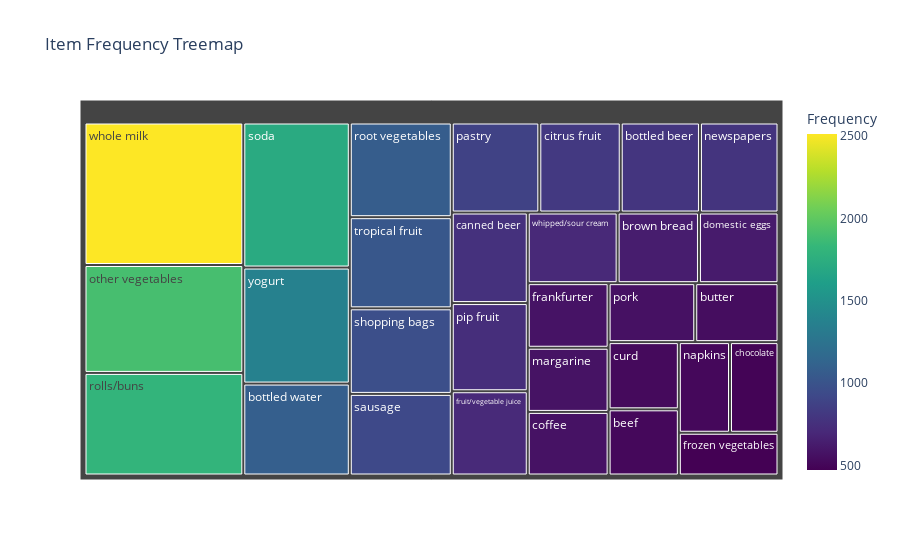

The notebook cell saved with this chart:
### Code cell
freq_df30 = freq_df.head(30)
fig = px.treemap(freq_df30, path=['Item'], values='Frequency', color='Frequency',
                 color_continuous_scale='viridis', title='Item Frequency Treemap',
                 hover_data=['Frequency']) 

fig.show()

### Figure 1 — Plotly figure (JSON) as saved in the notebook; plotly's stock layout.template omitted (floating-point values rounded to 4 significant figures)
{"data": [{"branchvalues": "total", "customdata": [[516, 516], [792, 792], [1087, 1087], [638, 638], [545, 545], [764, 764], [488, 488], [814, 814], [571, 571], [524, 524], [624, 624], [580, 580], [473, 473], [711, 711], [576, 576], [515, 515], [785, 785], [1903, 1903], [875, 875], [744, 744], [567, 567], [1809, 1809], [1072, 1072], [924, 924], [969, 969], [1715, 1715], [1032, 1032], [705, 705], [2513, 2513], [1372, 1372]], "domain": {"x": [0, 1], "y": [0, 1]}, "hovertemplate": "labels=%{label}<br>Frequency_sum=%{value}<br>parent=%{parent}<br>id=%{id}<br>Frequency=%{color}<extra></extra>", "ids": ["beef", "bottled beer", "bottled water", "brown bread", "butter", "canned beer", "chocolate", "citrus fruit", "coffee", "curd", "domestic eggs", "frankfurter", "frozen vegetables", "fruit/vegetable juice", "margarine", "napkins", "newspapers", "other vegetables", "pastry", "pip fruit", "pork", "rolls/buns", "root vegetables", "sausage", "shopping bags", "soda", "tropical fruit", "whipped/sour cream", "whole milk", "yogurt"], "labels": ["beef", "bottled beer", "bottled water", "brown bread", "butter", "canned beer", "chocolate", "citrus fruit", "coffee", "curd", "domestic eggs", "frankfurter", "frozen vegetables", "fruit/vegetable juice", "margarine", "napkins", "newspapers", "other vegetables", "pastry", "pip fruit", "pork", "rolls/buns", "root vegetables", "sausage", "shopping bags", "soda", "tropical fruit", "whipped/sour cream", "whole milk", "yogurt"], "marker": {"coloraxis": "coloraxis", "colors": [516, 792, 1087, 638, 545, 764, 488, 814, 571, 524, 624, 580, 473, 711, 576, 515, 785, 1903, 875, 744, 567, 1809, 1072, 924, 969, 1715, 1032, 705, 2513, 1372]}, "name": "", "parents": ["", "", "", "", "", "", "", "", "", "", "", "", "", "", "", "", "", "", "", "", "", "", "", "", "", "", "", "", "", ""], "type": "treemap", "values": [516, 792, 1087, 638, 545, 764, 488, 814, 571, 524, 624, 580, 473, 711, 576, 515, 785, 1903, 875, 744, 567, 1809, 1072, 924, 969, 1715, 1032, 705, 2513, 1372]}], "layout": {"coloraxis": {"colorbar": {"title": {"text": "Frequency"}}, "colorscale": [[0, "#440154"], [0.1111, "#482878"], [0.2222, "#3e4989"], [0.3333, "#31688e"], [0.4444, "#26828e"], [0.5556, "#1f9e89"], [0.6667, "#35b779"], [0.7778, "#6ece58"], [0.8889, "#b5de2b"], [1, "#fde725"]]}, "legend": {"tracegroupgap": 0}, "title": {"text": "Item Frequency Treemap"}}}
